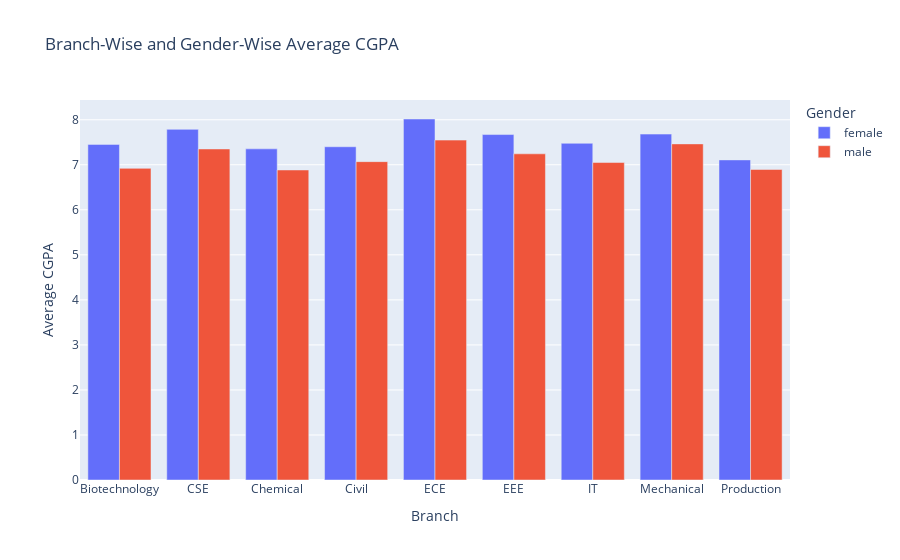

The notebook cell this image was saved under:
### Code cell
px.bar(f,x='Branch',y='Average CGPA',color='Gender',barmode="group",title='Branch-Wise and Gender-Wise Average CGPA')

### Figure 1 — Plotly figure (JSON) as saved in the notebook; plotly's stock layout.template omitted (floating-point values rounded to 4 significant figures)
{"data": [{"alignmentgroup": "True", "hovertemplate": "Gender=female<br>Branch=%{x}<br>Average CGPA=%{y}<extra></extra>", "legendgroup": "female", "marker": {"color": "#636efa"}, "name": "female", "offsetgroup": "female", "orientation": "v", "showlegend": true, "textposition": "auto", "type": "bar", "x": ["Biotechnology", "CSE", "Chemical", "Civil", "ECE", "EEE", "IT", "Mechanical", "Production"], "xaxis": "x", "y": [7.453, 7.787, 7.353, 7.401, 8.017, 7.671, 7.477, 7.682, 7.108], "yaxis": "y"}, {"alignmentgroup": "True", "hovertemplate": "Gender=male<br>Branch=%{x}<br>Average CGPA=%{y}<extra></extra>", "legendgroup": "male", "marker": {"color": "#EF553B"}, "name": "male", "offsetgroup": "male", "orientation": "v", "showlegend": true, "textposition": "auto", "type": "bar", "x": ["Biotechnology", "CSE", "Chemical", "Civil", "ECE", "EEE", "IT", "Mechanical", "Production"], "xaxis": "x", "y": [6.92, 7.351, 6.884, 7.07, 7.548, 7.243, 7.05, 7.464, 6.895], "yaxis": "y"}], "layout": {"barmode": "group", "legend": {"title": {"text": "Gender"}, "tracegroupgap": 0}, "title": {"text": "Branch-Wise and Gender-Wise Average CGPA"}, "xaxis": {"anchor": "y", "domain": [0, 1], "title": {"text": "Branch"}}, "yaxis": {"anchor": "x", "domain": [0, 1], "title": {"text": "Average CGPA"}}}}
